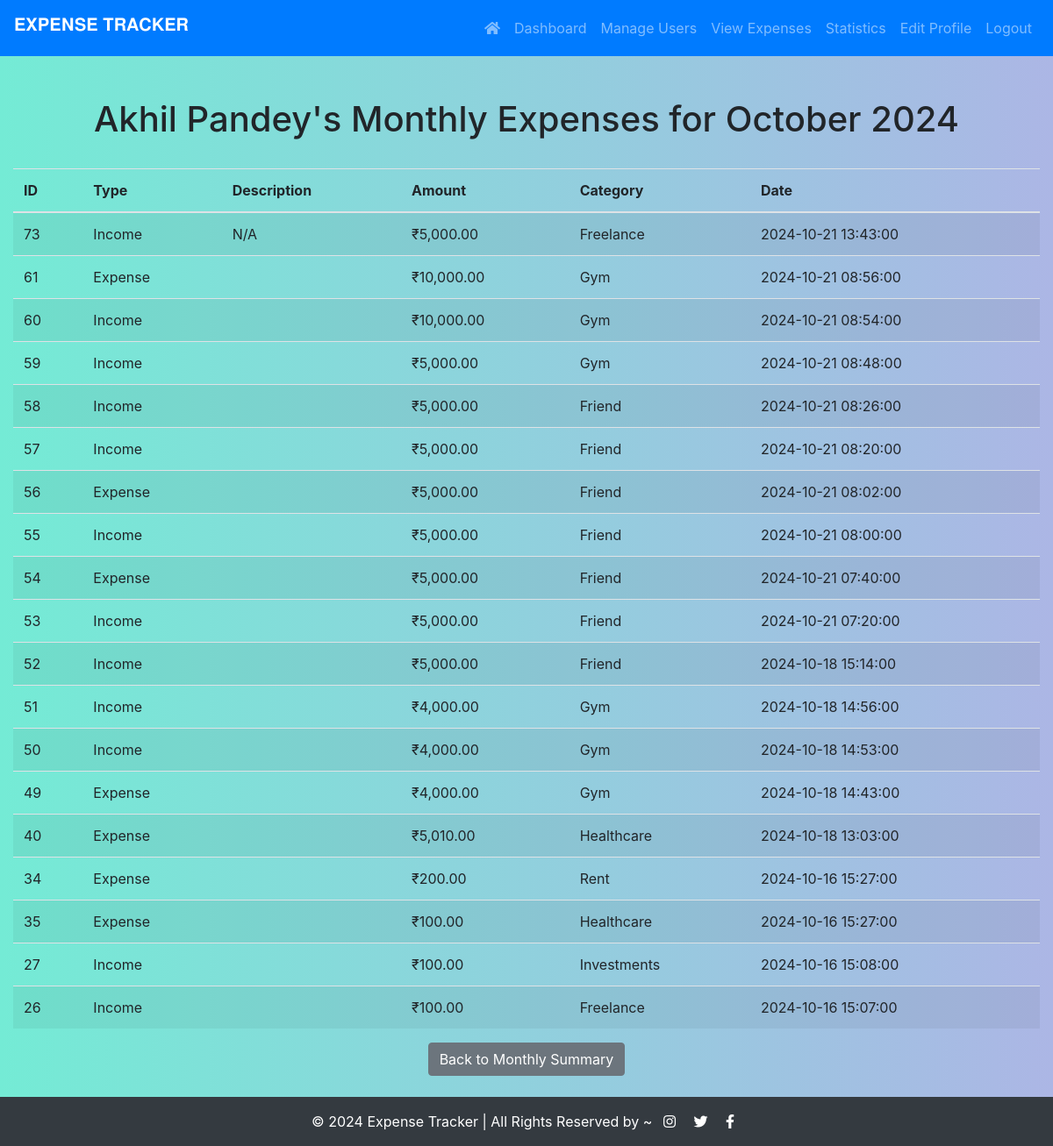
The app's page /admin_detailed_expenses.php?user_id=42&month=2024-10 (signed in) with its own data.
### tables this page shows
CREATE TABLE `users` (
  `id` int(11) NOT NULL,
  `first_name` varchar(50) DEFAULT NULL,
  `last_name` varchar(50) DEFAULT NULL,
  `email` varchar(100) DEFAULT NULL,
  `password` varchar(255) DEFAULT NULL,
  `role` enum('admin','user') DEFAULT 'user',
  `otp` varchar(6) NOT NULL,
  `otp_created_at` datetime DEFAULT NULL,
  `created_at` timestamp NOT NULL DEFAULT current_timestamp(),
  `approve` tinyint(1) NOT NULL DEFAULT 0
);

CREATE TABLE `expenses` (
  `id` int(11) NOT NULL,
  `user_id` int(11) NOT NULL,
  `type` enum('Income','Expense') NOT NULL,
  `amount` decimal(10,2) NOT NULL,
  `description` varchar(255) NOT NULL,
  `category` varchar(100) NOT NULL,
  `date` datetime NOT NULL,
  `created_at` timestamp NOT NULL DEFAULT current_timestamp()
);

### admin_detailed_expenses.php (the view, shortened to what this page needs)
<?php
include 'header.php';
include 'db.php';
if (isset($_GET['user_id']) && isset($_GET['month'])) {
    $userId = mysqli_real_escape_string($conn, $_GET['user_id']);
    $month = mysqli_real_escape_string($conn, $_GET['month']);
    $userQuery = "SELECT * FROM users WHERE id = '$userId' AND approve = 1";
    $userResult = mysqli_query($conn, $userQuery);
    $user = mysqli_fetch_assoc($userResult);
} else {
    header("Location: view_all_expenses.php");
    exit();
}
$expensesQuery = "
    SELECT id, user_id, type, amount, description, category, date
    FROM expenses
    WHERE user_id = '$userId' AND DATE_FORMAT(date, '%Y-%m') = '$month'
    ORDER BY date DESC
";
$expensesResult = mysqli_query($conn, $expensesQuery);
?>
<!DOCTYPE html>
<html lang="en">
<head>
    <link rel="stylesheet" href="https://stackpath.bootstrapcdn.com/bootstrap/4.5.2/css/bootstrap.min.css">
    <link rel="stylesheet" href="../style.css">
</head>
<body>
    <div class="container-fluid">
        <h1 class="mt-5 text-center"><?php echo htmlspecialchars($user['first_name'] . ' ' . $user['last_name']); ?>'s Monthly Expenses for <?php echo htmlspecialchars(date('F Y', strtotime($month . '-01'))); ?></h1>
        <div class="table-responsive">
            <table class="table mt-4 table-striped">
                <thead>
                    <tr>
                        <th>ID</th>
                        <th>Type</th>
                        <th>Description</th>
                        <th>Amount</th>
                        <th>Category</th>
                        <th>Date</th>
                    </tr>
                </thead>
                <tbody>
                    <?php if (mysqli_num_rows($expensesResult) > 0): ?>
                        <?php while ($expense = mysqli_fetch_assoc($expensesResult)): ?>
                            <tr>
                                <td><?php echo htmlspecialchars($expense['id']); ?></td>
                                <td><?php echo htmlspecialchars($expense['type']); ?></td>
                                <td><?php echo htmlspecialchars($expense['description']); ?></td>
                                <td>₹<?php echo number_format($expense['amount'], 2); ?></td>
                                <td><?php echo htmlspecialchars($expense['category']); ?></td>
                                <td><?php echo htmlspecialchars($expense['date']); ?></td>
                            </tr>
                        <?php endwhile; ?>
                    <?php else: ?>
                        <tr>
                            <td colspan="7" class="text-center">No expenses found for this month.</td>
                        </tr>
                    <?php endif; ?>
                </tbody>
            </table>
        </div>
        <div class="text-center">
            <a href="admin_user_expenses.php?user_id=<?php echo $user['id']; ?>" class="btn btn-secondary">Back to Monthly Summary</a>
        </div><br>
    </div>
    <?php include 'footer.php'; ?>
</body>
</html>

### header.php (shortened to what this page needs)
<!DOCTYPE html>
<html lang="en">
<head>
    <link rel="stylesheet" href="https://stackpath.bootstrapcdn.com/bootstrap/4.5.2/css/bootstrap.min.css">
    <link rel="stylesheet" href="https://cdnjs.cloudflare.com/ajax/libs/font-awesome/5.15.4/css/all.min.css">
</head>
<body>
<header>
    <nav class="navbar navbar-expand-lg navbar-dark bg-primary sticky-top">
        <h3 class="navbar-brand">
            𝐄𝐗𝐏𝐄𝐍𝐒𝐄 𝐓𝐑𝐀𝐂𝐊𝐄𝐑
        </h3>
        <div class="collapse navbar-collapse" id="navbarNav">
            <ul class="navbar-nav ml-auto">
                <?php if (isset($_SESSION['user_id'])): ?>
                    <li class="nav-item">
                        <a href="index.php" class="nav-link"><i class="fas fa-home" style="margin-top: 3px;"></i></a>
                    </li>
                    <?php if ($_SESSION['role'] === 'admin'): ?>
                        <li class="nav-item"><a class="nav-link" href="admin_dashboard.php">Dashboard</a></li>
                        <li class="nav-item"><a class="nav-link" href="admin_manage_users.php">Manage Users</a></li>
                        <li class="nav-item"><a class="nav-link" href="admin_track_expenses.php">View Expenses</a></li>
                        <li class="nav-item"><a class="nav-link" href="admin_statistics.php">Statistics</a></li>
                        <li class="nav-item"><a class="nav-link" href="edit_profile.php">Edit Profile</a></li>
                        <li class="nav-item"><a class="nav-link" href="logout.php">Logout</a></li>
                    <?php endif; ?>
                <?php endif; ?>
            </ul>
        </div>
    </nav>
</header>
</body>
</html>

### footer.php (shortened to what this page needs)
<!DOCTYPE html>
<html lang="en">
<head>
    <link rel="stylesheet" href="https://stackpath.bootstrapcdn.com/bootstrap/4.5.2/css/bootstrap.min.css">
    <link rel="stylesheet" href="https://cdnjs.cloudflare.com/ajax/libs/font-awesome/5.15.4/css/all.min.css">
</head>
<body>
    <footer class="bg-dark text-white text-center py-3">
        <p>&copy; <?php echo date("Y"); ?> Expense Tracker | All Rights Reserved by ~
            <a href="https://www.instagram.com/" target="_blank" class="text-white mx-2">
                <i class="fab fa-instagram"></i>
            </a>
            <a href="https://twitter.com/" target="_blank" class="text-white mx-2">
                <i class="fab fa-twitter"></i>
            </a>
            <a href="https://www.facebook.com/" target="_blank" class="text-white mx-2">
                <i class="fab fa-facebook-f"></i>
            </a>
        </p>
    </footer>
</body>
</html>

### style.css (style rules this page uses)
body { font-family: 'Segoe UI', Tahoma, Geneva, Verdana, sans-serif; background: linear-gradient(to right, #74ebd5, #acb6e5); min-height: 100vh; margin: 0; padding: 0; display: flex; flex-direction: column; }
footer { background-color: #343a40; color: white; padding: 20px 0; }
footer p { margin: 0; }

### header.php (style rules this page uses)
body { font-family: 'Roboto', sans-serif; }

### footer.php (style rules this page uses)
html, body { height: 100%; margin: 0; }
body { display: flex; flex-direction: column; }

### records on screen
users: first_name+last_name "Akhil Pandey"
expenses: id "73", type "Income", description "N/A", amount "5,000.00", category "Freelance", date "2024-10-21 13:43:00"
expenses: id "61", type "Expense", amount "10,000.00", category "Gym", date "2024-10-21 08:56:00"
expenses: id "60", type "Income", amount "10,000.00", category "Gym", date "2024-10-21 08:54:00"
expenses: id "59", type "Income", amount "5,000.00", category "Gym", date "2024-10-21 08:48:00"
expenses: id "58", type "Income", amount "5,000.00", category "Friend", date "2024-10-21 08:26:00"
expenses: id "57", type "Income", amount "5,000.00", category "Friend", date "2024-10-21 08:20:00"
expenses: id "56", type "Expense", amount "5,000.00", category "Friend", date "2024-10-21 08:02:00"
expenses: id "55", type "Income", amount "5,000.00", category "Friend", date "2024-10-21 08:00:00"
expenses: id "54", type "Expense", amount "5,000.00", category "Friend", date "2024-10-21 07:40:00"
expenses: id "53", type "Income", amount "5,000.00", category "Friend", date "2024-10-21 07:20:00"
expenses: id "52", type "Income", amount "5,000.00", category "Friend", date "2024-10-18 15:14:00"
expenses: id "51", type "Income", amount "4,000.00", category "Gym", date "2024-10-18 14:56:00"
expenses: id "50", type "Income", amount "4,000.00", category "Gym", date "2024-10-18 14:53:00"
expenses: id "49", type "Expense", amount "4,000.00", category "Gym", date "2024-10-18 14:43:00"
expenses: id "40", type "Expense", amount "5,010.00", category "Healthcare", date "2024-10-18 13:03:00"
expenses: id "34", type "Expense", amount "200.00", category "Rent", date "2024-10-16 15:27:00"
expenses: id "35", type "Expense", amount "100.00", category "Healthcare", date "2024-10-16 15:27:00"
expenses: id "27", type "Income", amount "100.00", category "Investments", date "2024-10-16 15:08:00"
expenses: id "26", type "Income", amount "100.00", category "Freelance", date "2024-10-16 15:07:00"

### other values on screen
date('F Y', strtotime($month . '-01')) "October 2024"
